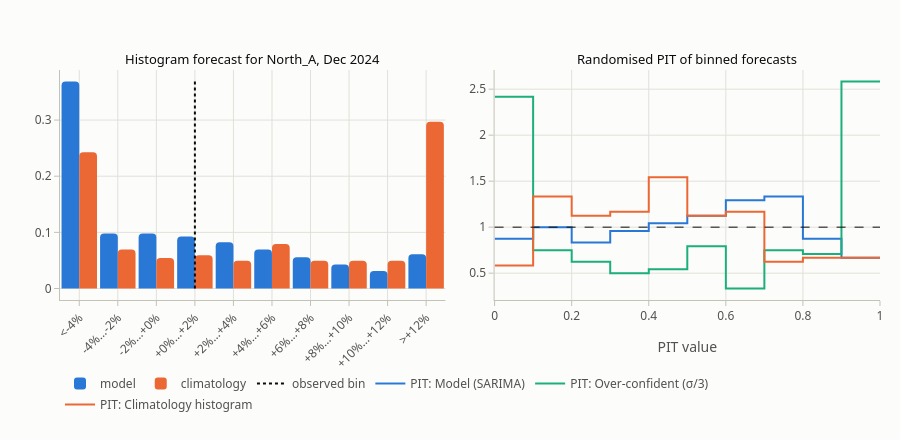

The notebook cell saved with this chart:
### Code cell
i = np.where(df.store == "North_A")[0][-1]
fig = pf.subplots(1, 2, titles=[f"Histogram forecast for North_A, {df.index[i]:%b %Y}", "Randomised PIT of binned forecasts"],
                  height=440)
fig.add_trace(go.Bar(x=labels, y=B["Model (SARIMA)"][i], name="model", marker_color=pf.SERIES[0],
                     hovertemplate="model: P(%{x}) = %{y:.3f}<extra></extra>"), row=1, col=1)
fig.add_trace(go.Bar(x=labels, y=hist_clim, name="climatology", marker_color=pf.SERIES[1],
                     hovertemplate="climatology: P(%{x}) = %{y:.3f}<extra></extra>"), row=1, col=1)
top = max(B["Model (SARIMA)"][i].max(), hist_clim.max())
pf.add_vline(fig, labels[bin_obs[i]], 0, top, "observed bin", color=pf.INK["primary"], dash="dot", row=1, col=1, width=2)
fig.update_layout(barmode="group")

# randomised PIT for binned forecasts (same colour per forecaster as the bars: model blue, climatology orange)
BIN_COLOR = {"Model (SARIMA)": pf.SERIES[0], "Climatology histogram": pf.SERIES[1], "Over-confident (σ/3)": pf.SERIES[2]}
for name, p in B.items():
    cum = np.cumsum(p, axis=1)
    cdf_lo = np.where(bin_obs > 0, cum[np.arange(len(df)), np.maximum(bin_obs - 1, 0)], 0.0)   # F(lower bin edge)
    u = cdf_lo + rng.uniform(size=len(df)) * p[np.arange(len(df)), bin_obs]
    pf.add_step_hist(fig, u, bins=10, range_=(0, 1), name=f"PIT: {name}", color=BIN_COLOR[name], row=1, col=2)
fig.add_hline(y=1, line=dict(color=pf.INK["primary"], dash="dash", width=1), row=1, col=2)
fig.update_xaxes(tickangle=-45, row=1, col=1)
fig.update_xaxes(title_text="PIT value", row=1, col=2)
fig.update_layout(legend=dict(orientation="h", yanchor="top", y=-0.3, x=0), margin=dict(b=140))
fig.show()

### Figure 1 — Plotly figure (JSON) as saved in the notebook; plotly's stock layout.template omitted (floating-point values rounded to 4 significant figures)
{"data": [{"hovertemplate": "model: P(%{x}) = %{y:.3f}<extra></extra>", "marker": {"color": "#2a78d6"}, "name": "model", "type": "bar", "x": ["<-4%", "-4%…-2%", "-2%…+0%", "+0%…+2%", "+2%…+4%", "+4%…+6%", "+6%…+8%", "+8%…+10%", "+10%…+12%", ">+12%"], "xaxis": "x", "y": [0.3686, 0.09804, 0.09811, 0.09247, 0.08236, 0.06955, 0.05585, 0.04277, 0.03132, 0.06089], "yaxis": "y"}, {"hovertemplate": "climatology: P(%{x}) = %{y:.3f}<extra></extra>", "marker": {"color": "#eb6834"}, "name": "climatology", "type": "bar", "x": ["<-4%", "-4%…-2%", "-2%…+0%", "+0%…+2%", "+2%…+4%", "+4%…+6%", "+6%…+8%", "+8%…+10%", "+10%…+12%", ">+12%"], "xaxis": "x", "y": [0.2426, 0.06931, 0.05446, 0.05941, 0.0495, 0.07921, 0.0495, 0.0495, 0.0495, 0.297], "yaxis": "y"}, {"hovertemplate": "observed bin<extra></extra>", "legendgroup": "observed bin", "line": {"color": "#0b0b0b", "dash": "dot", "width": 2}, "mode": "lines", "name": "observed bin", "showlegend": true, "type": "scatter", "x": ["+0%…+2%", "+0%…+2%"], "xaxis": "x", "y": [0, 0.3686], "yaxis": "y"}, {"hovertemplate": "PIT: Model (SARIMA)<br>x %{x:.4~g}<br>density %{y:.3~g}<extra></extra>", "legendgroup": "PIT: Model (SARIMA)", "line": {"color": "#2a78d6", "width": 2}, "mode": "lines", "name": "PIT: Model (SARIMA)", "showlegend": true, "type": "scatter", "x": [0.0, 0.1, 0.1, 0.2, 0.2, 0.3, 0.3, 0.4, 0.4, 0.5, 0.5, 0.6, 0.6, 0.7, 0.7, 0.8, 0.8, 0.9, 0.9, 1.0], "xaxis": "x2", "y": [0.875, 0.875, 1.0, 1.0, 0.8333, 0.8333, 0.9583, 0.9583, 1.042, 1.042, 1.125, 1.125, 1.292, 1.292, 1.333, 1.333, 0.875, 0.875, 0.6667, 0.6667], "yaxis": "y2"}, {"hovertemplate": "PIT: Over-confident (σ/3)<br>x %{x:.4~g}<br>density %{y:.3~g}<extra></extra>", "legendgroup": "PIT: Over-confident (σ/3)", "line": {"color": "#1baf7a", "width": 2}, "mode": "lines", "name": "PIT: Over-confident (σ/3)", "showlegend": true, "type": "scatter", "x": [0.0, 0.1, 0.1, 0.2, 0.2, 0.3, 0.3, 0.4, 0.4, 0.5, 0.5, 0.6, 0.6, 0.7, 0.7, 0.8, 0.8, 0.9, 0.9, 1.0], "xaxis": "x2", "y": [2.417, 2.417, 0.75, 0.75, 0.625, 0.625, 0.5, 0.5, 0.5417, 0.5417, 0.7917, 0.7917, 0.3333, 0.3333, 0.75, 0.75, 0.7083, 0.7083, 2.583, 2.583], "yaxis": "y2"}, {"hovertemplate": "PIT: Climatology histogram<br>x %{x:.4~g}<br>density %{y:.3~g}<extra></extra>", "legendgroup": "PIT: Climatology histogram", "line": {"color": "#eb6834", "width": 2}, "mode": "lines", "name": "PIT: Climatology histogram", "showlegend": true, "type": "scatter", "x": [0.0, 0.1, 0.1, 0.2, 0.2, 0.3, 0.3, 0.4, 0.4, 0.5, 0.5, 0.6, 0.6, 0.7, 0.7, 0.8, 0.8, 0.9, 0.9, 1.0], "xaxis": "x2", "y": [0.5833, 0.5833, 1.333, 1.333, 1.125, 1.125, 1.167, 1.167, 1.542, 1.542, 1.125, 1.125, 1.167, 1.167, 0.625, 0.625, 0.6667, 0.6667, 0.6667, 0.6667], "yaxis": "y2"}], "layout": {"annotations": [{"font": {"color": "#0b0b0b", "size": 13}, "showarrow": false, "text": "Histogram forecast for North_A, Dec 2024", "x": 0.235, "xanchor": "center", "xref": "paper", "y": 1, "yanchor": "bottom", "yref": "paper"}, {"font": {"color": "#0b0b0b", "size": 13}, "showarrow": false, "text": "Randomised PIT of binned forecasts", "x": 0.765, "xanchor": "center", "xref": "paper", "y": 1, "yanchor": "bottom", "yref": "paper"}], "barmode": "group", "height": 440, "legend": {"orientation": "h", "x": 0, "y": -0.3, "yanchor": "top"}, "margin": {"b": 140}, "shapes": [{"line": {"color": "#0b0b0b", "dash": "dash", "width": 1}, "type": "line", "x0": 0, "x1": 1, "xref": "x2 domain", "y0": 1, "y1": 1, "yref": "y2"}], "title": {}, "xaxis": {"anchor": "y", "domain": [0, 0.47], "tickangle": -45}, "xaxis2": {"anchor": "y2", "domain": [0.53, 1], "title": {"text": "PIT value"}}, "yaxis": {"anchor": "x", "domain": [0, 1]}, "yaxis2": {"anchor": "x2", "domain": [0, 1]}}}
